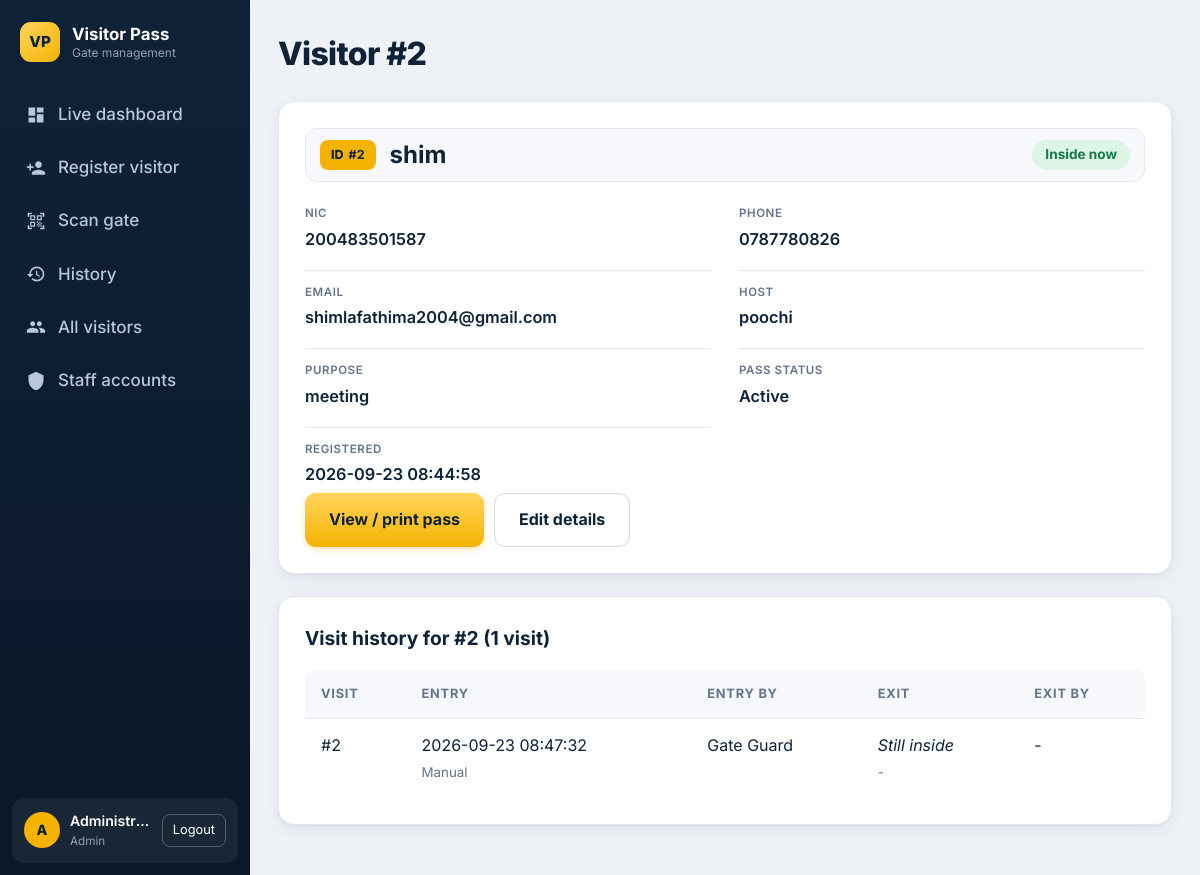
/visitor.php?id=2 (signed in), run on the app's committed database.
### tables this page shows
CREATE TABLE `visitors` (
  `id` int(11) NOT NULL,
  `name` varchar(100) NOT NULL,
  `phone` varchar(20) NOT NULL,
  `email` varchar(120) DEFAULT NULL,
  `nic` varchar(20) NOT NULL,
  `purpose` varchar(200) NOT NULL,
  `host` varchar(120) NOT NULL,
  `pass_code` char(32) NOT NULL,
  `status` enum('Active','Used','Expired') NOT NULL DEFAULT 'Active',
  `created_by` int(11) DEFAULT NULL,
  `created_at` timestamp NOT NULL DEFAULT current_timestamp()
);

CREATE TABLE `visits` (
  `id` int(11) NOT NULL,
  `visitor_id` int(11) NOT NULL,
  `entry_time` datetime NOT NULL,
  `exit_time` datetime DEFAULT NULL,
  `entry_method` enum('qr','manual') NOT NULL,
  `exit_method` enum('qr','manual') DEFAULT NULL,
  `entry_by` int(11) NOT NULL,
  `exit_by` int(11) DEFAULT NULL
);

CREATE TABLE `staff` (
  `id` int(11) NOT NULL,
  `name` varchar(100) NOT NULL,
  `email` varchar(120) NOT NULL,
  `password` varchar(255) NOT NULL,
  `role` enum('Admin','Security') NOT NULL,
  `active` tinyint(1) NOT NULL DEFAULT 1
);

### visitor.php (the view, shortened to what this page needs)
<?php
require 'config.php';
$nic = strtoupper(trim($_GET['nic'] ?? ''));
$id = (int)($_GET['id'] ?? 0);
if ($nic) {
    $s = $pdo->prepare("SELECT * FROM visitors WHERE nic=?");
    $s->execute([$nic]);
} else {
    $s = $pdo->prepare("SELECT * FROM visitors WHERE id=?");
    $s->execute([$id]);
}
$v = $s->fetch();
$id = $v['id'];
$open = $pdo->prepare("SELECT COUNT(*) FROM visits WHERE visitor_id=? AND exit_time IS NULL");
$open->execute([$id]);
$isIn = $open->fetchColumn();
$vs = $pdo->prepare("SELECT t.*,a.name ein,b.name eout FROM visits t JOIN staff a ON a.id=t.entry_by LEFT JOIN staff b ON b.id=t.exit_by WHERE t.visitor_id=? ORDER BY t.entry_time DESC");
$vs->execute([$id]);
$rows = $vs->fetchAll();
$m = fn ($x) => $x ? ($x == 'qr' ? 'QR scan' : 'Manual') : '-';
?>
<div class="card profile">
    <div class="pf-main">
        <div class="profile-head">
            <span class="pf-id">ID <b>#<?=$v['id']?></b></span>
            <h2 class="pf-name"><?=h($v['name'])?></h2>
            <span class="pill <?=$isIn ? 'in' : ''?>"><?=$isIn ? 'Inside now' : 'Not inside'?></span>
        </div>
        <div class="pf-grid">
            <div><small>NIC</small><?=h($v['nic'])?></div>
            <div><small>Phone</small><?=h($v['phone'])?></div>
            <div><small>Email</small><?=h($v['email'] ?: '-')?></div>
            <div><small>Host</small><?=h($v['host'])?></div>
            <div><small>Purpose</small><?=h($v['purpose'])?></div>
            <div><small>Pass status</small><?=$v['status']?></div>
            <div><small>Registered</small><?=$v['created_at']?></div>
        </div>
    </div>
    <div class="pf-actions">
        <a class="btn" href="pass.php?id=<?=$v['id']?>">View / print pass</a>
        <a class="btn alt" href="register.php?id=<?=$v['id']?>">Edit details</a>
    </div>
</div>
<div class="card scroll">
    <h2>Visit history for #<?=$v['id']?> (<?=count($rows)?> visit<?=count($rows) == 1 ? '' : 's'?>)</h2>
    <table>
        <tr><th>Visit</th><th>Entry</th><th>Entry by</th><th>Exit</th><th>Exit by</th></tr>
<?php foreach ($rows as $r) {
    echo '<tr><td>#'.$r['id'].'</td><td>'.$r['entry_time'].'<br><small>'.$m($r['entry_method']).'</small></td><td>'.h($r['ein']).'</td><td>'.($r['exit_time'] ?: '<i>Still inside</i>').'<br><small>'.$m($r['exit_method']).'</small></td><td>'.h($r['eout'] ?: '-').'</td></tr>';
}
?>
    </table>
</div>

### assets/style.css (style rules this page uses)
:root { --ink: #0f2238; --ink2: #1b3554; --sig: #f5b301; --sig2: #ffd45c; --bg: #eef1f6; --card: #fff; --ok: #16794a; --bad: #b3261e; --line: #e3e8ef; --mut: #64748b; --side: 270px; --r: 16px; --sh: 0 1px 2px rgba(15, 34, 56, 0.06), 0 6px 20px rgba(15, 34, 56, 0.06); }
* { box-sizing: border-box; }
html { scroll-behavior: smooth; }
body { margin: 0; font: 17px/1.6 Inter, "Segoe UI", system-ui, sans-serif; background: var(--bg); color: var(--ink); -webkit-font-smoothing: antialiased; }
h2 { font-size: 1.2rem; font-weight: 700; margin: 0 0 16px; }
.card { background: var(--card); border: 1px solid var(--line); border-radius: var(--r); padding: 26px; margin-bottom: 22px; box-shadow: var(--sh); }
button, .btn { background: linear-gradient(180deg, var(--sig2), var(--sig)); color: var(--ink); border: 0; border-radius: 11px; padding: 13px 24px; font: inherit; font-size: 1rem; font-weight: 700; cursor: pointer; text-decoration: none; display: inline-flex; align-items: center; justify-content: center; gap: 8px; box-shadow: 0 2px 6px rgba(245, 179, 1, 0.35); transition: transform 0.1s, box-shadow 0.15s; }
button.alt, .btn.alt { background: #fff; border: 1.5px solid #cfd8e3; box-shadow: none; color: var(--ink); }
.scroll { overflow-x: auto; }
table { width: 100%; border-collapse: collapse; font-size: 1rem; }
th { font-size: 0.8rem; text-transform: uppercase; letter-spacing: 0.06em; color: var(--mut); background: #f6f8fb; font-weight: 700; }
th, td { text-align: left; padding: 14px 16px; border-bottom: 1px solid var(--line); vertical-align: top; }
th:first-child { border-radius: 9px 0 0 9px; }
th:last-child { border-radius: 0 9px 9px 0; }
tr:last-child td { border-bottom: 0; }
td small { color: var(--mut); }
.pill { display: inline-block; padding: 4px 13px; border-radius: 99px; background: #eef1f6; color: var(--mut); font-size: 0.85rem; font-weight: 700; }
.pill.in { background: #dcf5e7; color: var(--ok); }
.profile { display: block; }
.pf-id { display: inline-flex; align-items: center; gap: 5px; background: var(--sig); color: var(--ink); font-weight: 800; font-size: 0.78rem; line-height: 1; border-radius: 8px; padding: 9px 11px; text-align: center; white-space: nowrap; flex: none; }
.profile-head { display: flex; align-items: center; gap: 14px; min-height: 54px; margin-bottom: 22px; padding: 10px 14px; background: #f6f8fb; border: 1px solid var(--line); border-radius: 12px; }
.pf-name { min-width: 0; overflow-wrap: anywhere; font-size: 1.5rem; line-height: 1.25; margin: 0; }
.pf-main { min-width: 0; }
.profile .pf-main .pf-grid { display: grid; grid-template-columns: repeat(2, minmax(0, 1fr)); gap: 18px 28px; }
.profile .pf-main .pf-grid div { min-width: 0; font-size: 1.02rem; font-weight: 600; overflow-wrap: anywhere; }
.profile .pf-main .pf-grid small { display: block; font-weight: 600; text-transform: uppercase; letter-spacing: 0.05em; font-size: 0.72rem; color: var(--mut); margin-bottom: 3px; }
.profile .pf-main .pf-grid div:nth-child(n + 3) { padding-top: 12px; border-top: 1px solid var(--line); }
.profile-head .pill { margin-left: auto; white-space: nowrap; }
.pf-actions { display: flex; gap: 10px; flex-wrap: wrap; margin-top: 6px; }
@media (max-width: 1500px) { :root { --side: 250px; } }

### data on the page
visitors: id "2", name "shim", nic "200483501587", phone "0787780826", email "shimlafathima2004@gmail.com", host "poochi", purpose "meeting", status "Active", created_at "2026-09-23 08:44:58"
visits: id "2", entry_time "2026-09-23 08:47:32", entry_method "Manual", entry_by.name "Gate Guard", exit_time "Still inside", exit_method "-", eout "-"

### other printed values
$n[0] "Live dashboard"
$n[0] "Register visitor"
$n[0] "Scan gate"
$n[0] "History"
$n[0] "All visitors"
$n[0] "Staff accounts"
substr($u['name'], 0, 1) "A"
$u['name'] "Administr…"
$u['role'] "Admin"
$t "Visitor #2"
count($rows) "1"
